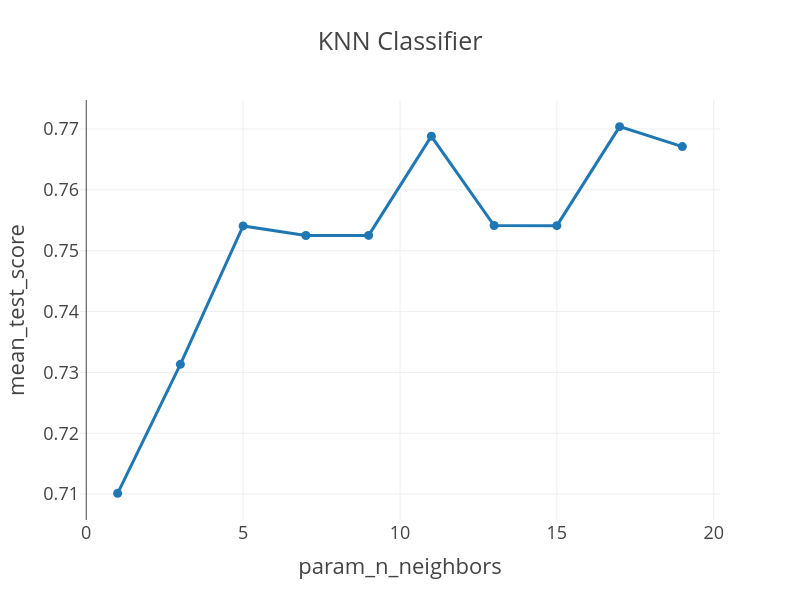

This figure's notebook cell:
### Code cell
px.line(grid, x='param_n_neighbors', y='mean_test_score', title='KNN Classifier',width=800, height=600, markers=True)

### Figure 1 — Plotly figure (JSON) as saved in the notebook; plotly's stock layout.template omitted (floating-point values rounded to 4 significant figures)
{"data": [{"hovertemplate": "param_n_neighbors=%{x}<br>mean_test_score=%{y}<extra></extra>", "legendgroup": "", "line": {"color": "#1F77B4", "dash": "solid"}, "marker": {"symbol": "circle"}, "mode": "lines+markers", "name": "", "orientation": "v", "showlegend": false, "type": "scatter", "x": [1, 3, 5, 7, 9, 11, 13, 15, 17, 19], "xaxis": "x", "y": [0.7101, 0.7313, 0.7541, 0.7525, 0.7525, 0.7688, 0.7541, 0.7541, 0.7704, 0.7671], "yaxis": "y"}], "layout": {"height": 600, "legend": {"tracegroupgap": 0}, "title": {"text": "KNN Classifier"}, "width": 800, "xaxis": {"anchor": "y", "domain": [0, 1], "title": {"text": "param_n_neighbors"}}, "yaxis": {"anchor": "x", "domain": [0, 1], "title": {"text": "mean_test_score"}}}}
